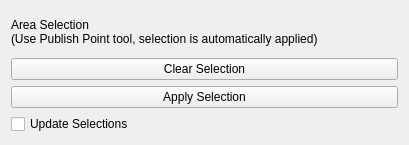
<?xml version="1.0" encoding="UTF-8"?>
<ui version="4.0">
 <class>PolygonAreaSelectionWidget</class>
 <widget class="QWidget" name="PolygonAreaSelectionWidget">
  <property name="geometry">
   <rect>
    <x>0</x>
    <y>0</y>
    <width>409</width>
    <height>145</height>
   </rect>
  </property>
  <property name="windowTitle">
   <string>Form</string>
  </property>
  <layout class="QVBoxLayout" name="verticalLayout">
   <item>
    <widget class="QLabel" name="label_area_selection">
     <property name="text">
      <string>Area Selection
(Use Publish Point tool, selection is automatically applied)</string>
     </property>
    </widget>
   </item>
   <item>
    <widget class="QPushButton" name="push_button_clear_selection">
     <property name="text">
      <string>Clear Selection</string>
     </property>
    </widget>
   </item>
   <item>
    <widget class="QPushButton" name="push_button_apply_selection">
     <property name="text">
      <string>Apply Selection</string>
     </property>
    </widget>
   </item>
   <item>
    <widget class="QCheckBox" name="cbox_update_selections">
     <property name="text">
      <string>Update Selections</string>
     </property>
    </widget>
   </item>
  </layout>
 </widget>
 <resources/>
 <connections/>
</ui>
